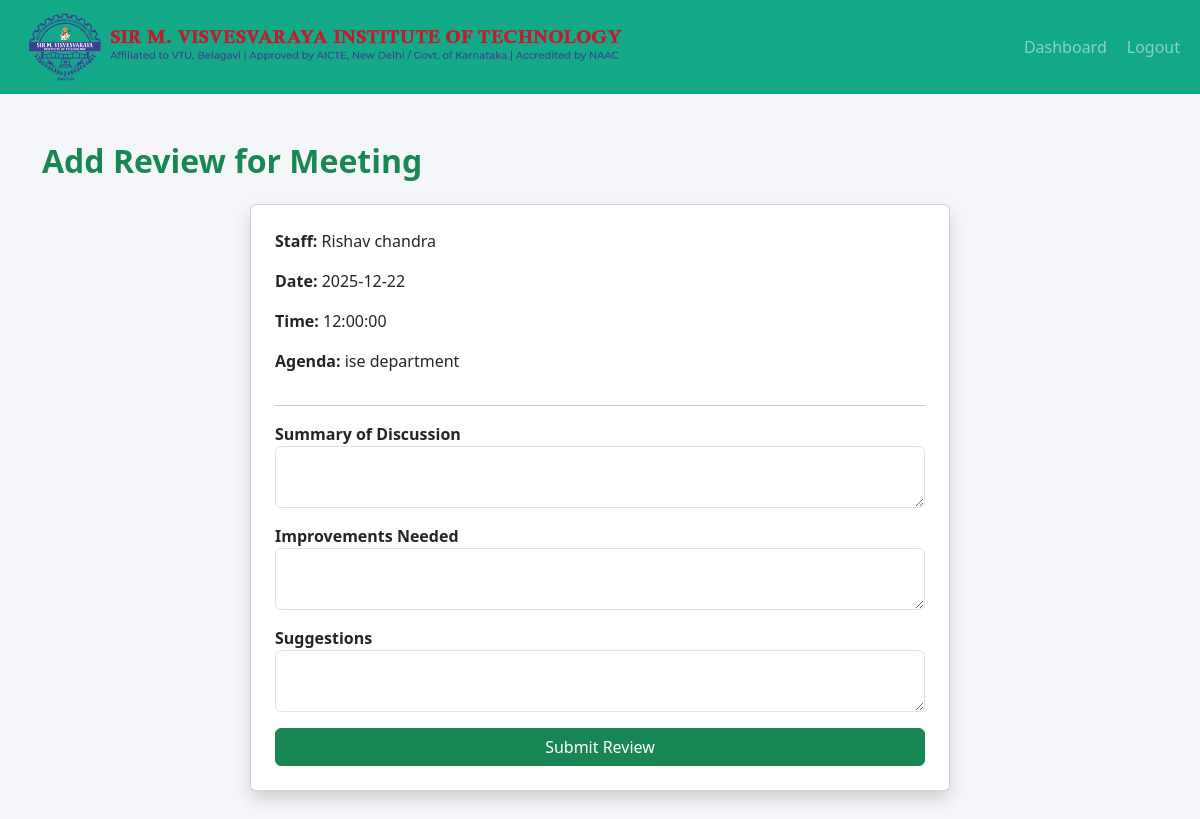
Page /meeting/1/review (signed in) on the committed database.
### models.py (models this page shows)
class Staff(db.Model):
    id = db.Column(db.Integer, primary_key=True)
    name = db.Column(db.String(120), nullable=False)
    email = db.Column(db.String(120), unique=True, nullable=False)
    password = db.Column(db.String(120), nullable=False)
    gender = db.Column(db.String(20))
    phone = db.Column(db.String(20))
    address = db.Column(db.String(200))

class Meeting(db.Model):
    id = db.Column(db.Integer, primary_key=True)
    staff_id = db.Column(db.Integer, db.ForeignKey("staff.id"), nullable=True)
    hod_id = db.Column(db.Integer, db.ForeignKey("hod.id"), nullable=True)
    date = db.Column(db.Date, nullable=False)
    time = db.Column(db.Time, nullable=False)
    agenda = db.Column(db.Text, nullable=False)
    status = db.Column(db.String(50), default="Requested")
    staff = db.relationship("Staff", backref="meetings", lazy=True)
    hod = db.relationship("HOD", backref="meetings", lazy=True)

### app.py (the view, shortened to what this page needs)
@app.route("/meeting/<int:id>/review", methods=["GET", "POST"])
def review_meeting(id):
    if session.get("role") != "hod":
        return redirect("/login/hod")
    m = Meeting.query.get_or_404(id)
    return render_template("hod_add_review.html", meeting=m)

### templates/hod_add_review.html
{% extends "base.html" %}
{% block content %}
<h2 class="fw-bold text-success mb-4">Add Review for Meeting</h2>
<div class="card shadow p-4 mx-auto" style="max-width:700px;">
    <p><b>Staff:</b> {{ meeting.staff.name }}</p>
    <p><b>Date:</b> {{ meeting.date }}</p>
    <p><b>Time:</b> {{ meeting.time }}</p>
    <p><b>Agenda:</b> {{ meeting.agenda }}</p>
    <hr>
    <form method="POST">
        <label class="fw-semibold">Summary of Discussion</label>
        <textarea name="summary" class="form-control mb-3" required></textarea>
        <label class="fw-semibold">Improvements Needed</label>
        <textarea name="improvements" class="form-control mb-3" required></textarea>
        <label class="fw-semibold">Suggestions</label>
        <textarea name="suggestions" class="form-control mb-3" required></textarea>
        <button class="btn btn-success w-100">Submit Review</button>
    </form>
</div>
{% endblock %}

### templates/base.html (style rules this page uses)
body { background: #f4f6fa; position: relative; }
body::before { content: ""; position: fixed; top: 50%; left: 50%; width: 2500px; height: 3000px; background: url('/static/smvit_img.jpg') no-repeat center; background-size: contain; opacity: 0.38; transform: translate(-50%, -50%); z-index: -1; }

### rows in the picture
Staff: staff.name "Rishav chandra"
Meeting: date "2025-12-22", time "12:00:00", agenda "ise department"
